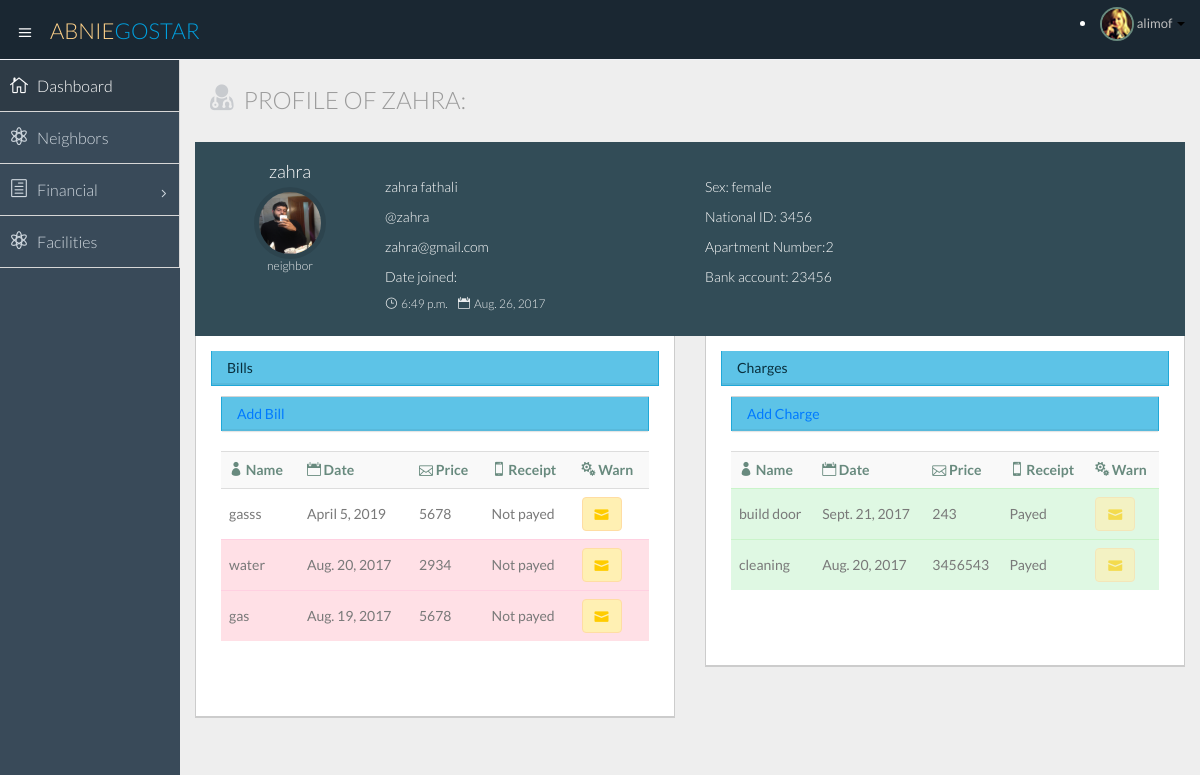
Page /home/neighbors/detailsNeighbor/zahra (signed in) on the committed database.
### polls/models.py (models this page shows)
class Neighbor(models.Model):
    user = models.ForeignKey(User, unique=True)
    national_id = models.CharField(max_length=10, primary_key=True, null=False, default='1111')
    apartment = models.ForeignKey('Apartment', on_delete=models.CASCADE, default=0, null=True)
    sex = models.CharField(max_length=5, null=True)
    type = models.CharField(max_length=30, null=True)
    bank_account = models.CharField(max_length=30, null=True)
    _bank = models.ForeignKey('Bank', on_delete=models.CASCADE, null=True)

class Bill(models.Model):
    id = models.IntegerField(primary_key=True)
    title = models.CharField(max_length=30)
    price = models.IntegerField(default=300000)
    due_date = models.DateField('charge due date')
    payed_date = models.DateField(null=True, blank=True)
    is_payed = models.BooleanField(default=False)
    _apartment = models.ForeignKey('Apartment', on_delete=models.CASCADE)

class Charge(models.Model):
    id = models.IntegerField(primary_key=True)
    title = models.CharField(max_length=30)
    price = models.IntegerField(default=300000)
    due_date = models.DateField('charge due date')
    payed_date = models.DateField(null=True, blank=True)
    is_payed = models.BooleanField(default=False)
    _apartment = models.ForeignKey('Apartment' , on_delete=models.CASCADE)

### polls/views.py (the view, shortened to what this page needs)
# urls.py: url(r'^neighbors/detailsNeighbor/([a-z]+)$', views.detailsNeighbor, name='detailsNeighbor'),
def detailsNeighbor(request, username):
    if not request.user.is_authenticated():
        return HttpResponseRedirect('/login/')
    if request.user.is_authenticated():
        user = Neighbor.objects.get(     user = User.objects.get(      username=request.user.get_username())    )
        neighbor = Neighbor.objects.get(user__username=username)
        context = {}
        context['neighbor'] = neighbor
        context['user'] = user
        context['date'] = date.today();
        if user.type == 'admin' and user.apartment.building == neighbor.apartment.building:
            allBills = Bill.objects.filter(_apartment=neighbor.apartment).order_by('-due_date')
            context['allBills'] = allBills
            allCharges = Charge.objects.filter(_apartment=neighbor.apartment).order_by('-due_date')
            context['allCharges'] = allCharges
            addBill = AddBill()
            context['addBill'] =addBill
            addCharge = AddBill()
            context['addCharge'] = addCharge
        return  render(request, 'polls/detailsNeighbor.html', context)
    return HttpResponseRedirect('../../../..')

### polls/templates/polls/detailsNeighbor.html (shortened to what this page needs)
{% extends 'polls/temp1.html' %}
{% block content %}
    <div class="col-lg-12">
					<h3 class="page-header"><i class="fa fa-user-md"></i> Profile of {{ neighbor.user.username }}:</h3>
				</div>
              <div class="row">
                <div class="col-lg-12">
                    <div class="profile-widget profile-widget-info">
                          <div class="panel-body">
                            <div class="col-lg-2 col-sm-2">
                              <h4>{{ neighbor.user.username }}</h4>
                              <div class="follow-ava">
                                  {% load static %}
                                  <img src="{% static "polls/img/mypic.jpg" %}" alt="">
                              </div>
                              <h6>{{ neighbor.type }}</h6>
                            </div>
                            <div class="col-lg-4 col-sm-4 follow-info">
                                <p>{{ neighbor.user.first_name }} {{ neighbor.user.last_name}}</p>
                                <p>@{{ neighbor.user.username }}</p>
								<p>{{ neighbor.user.email }}</p>
                                <p> Date joined:</p>
                                <h6>
                                    <span><i class="icon_clock_alt"></i>{{ neighbor.user.date_joined.time}}</span>
                                    <span><i class="icon_calendar"></i>{{ neighbor.user.date_joined.date }}</span>
                                </h6>
                            </div>
                              <div class="col-lg-4 col-sm-4 follow-info">
                                  <p>Sex: {{ neighbor.sex}}</p>
                                <p>National ID: {{ neighbor.national_id }}</p>
                                <p>Apartment Number:{{neighbor.apartment_id}}</p>
								<p>Bank account: {{ neighbor.bank_account}}</p>
                            </div>
                          </div>
                    </div>
                </div>
                  {% if user.type == 'admin'%}
      <div class="col-sm-6">
                      <section class="panel">
                      <div class="panel-body">
                        <div class="panel panel-primary">
                          <div class="panel-heading">Bills</div>
<div class="panel-content">
                         <div class="panel-group m-bot20" id="accordionAddBill">
                          <div class="panel panel-default">
                              <div class="panel-heading">
                                      <a class="accordion-toggle" data-toggle="collapse" data-parent="#accordionAddBill" href="#collapse">
                                          Add Bill
                                      </a>
                              </div>
                          </div>
                      </div>
                          <table class="table table-striped table-advance table-hover">
                           <tbody>
                              <tr>
                                 <th><i class="icon_profile"></i> Name</th>
                                 <th><i class="icon_calendar"></i> Date</th>
                                 <th><i class="icon_mail_alt"></i> Price</th>
                                 <th><i class="icon_mobile"></i> Receipt</th>
                                 <th><i class="icon_cogs"></i>  Warn</th>
                              </tr>
                            {% for bill in allBills %}
                              <tr {% if bill.is_payed == True%} class="success" {% endif %}
                                      {% if bill.is_payed == False and date > bill.due_date %} class="danger" {% endif %}>
                                 <td>{{ bill.title }}</td>
                                 <td>{{ bill.due_date }}</td>
                                 <td>{{ bill.price }}</td>
                                 <td>
                                     {%  if bill.is_payed == False%}
                                         Not payed
                                 {% endif %}
                                 </td>
                                 <td>
                                  <div class="btn-group">
                                      <a class="btn alert-warning {% if bill.is_payed == True %} disabled{% endif %}" href="{% url 'warnBill' neighbor.user bill.id  %}"><i class="icon_mail"></i> <b></b></a>
                                  </div>
                                  </td>
                              </tr>
                           {% endfor %}
                                </tbody>
                                </table>
                          </div>
                        </div>
                      </div>
                      </section>
    </div>
                      <div class="col-sm-6">
                      <section class="panel">
                      <div class="panel-body">
                        <div class="panel panel-primary">
                          <div class="panel-heading">Charges</div>
<div class="panel-content">
                         <div class="panel-group m-bot20" id="accordionAddCharge">
                          <div class="panel panel-default">
                              <div class="panel-heading">
                                      <a class="accordion-toggle" data-toggle="collapse" data-parent="#accordionAddCharge" href="#collapseCharge">
                                          Add Charge
                                      </a>
                              </div>
                          </div>
                      </div>
                          <table class="table table-striped table-advance table-hover">
                           <tbody>
                              <tr>
                                 <th><i class="icon_profile"></i> Name</th>
                                 <th><i class="icon_calendar"></i> Date</th>
                                 <th><i class="icon_mail_alt"></i> Price</th>
                                 <th><i class="icon_mobile"></i> Receipt</th>
                                 <th><i class="icon_cogs"></i> Warn</th>
                              </tr>
                            {% for charge in allCharges%}
                              <tr {% if charge.is_payed == True%} class="success" {% endif %}
                                      {% if charge.is_payed == False and date > charge.due_date %} class="danger" {% endif %}>
                                 <td>{{ charge.title }}</td>
                                 <td>{{ charge.due_date }}</td>
                                 <td>{{ charge.price }}</td>
                                 <td>
                                     {%  if charge.is_payed == True %}
                                        Payed
                                     {% endif %}
                                 </td>
                                 <td>
                                  <div class="btn-group">
                                      <a class="btn alert-warning {% if charge.is_payed == True %} disabled{% endif %}" href="{% url 'warnCharge' neighbor.user charge.id  %}"><i class="icon_mail"></i> </a>
                                  </div>
                                  </td>
                              </tr>
                           {% endfor %}
                                </tbody>
                                </table>
                          </div>
                        </div>
                      </div>
                      </section>
    </div>
              {% endif %}
              </div>
{% endblock %}

### polls/templates/polls/temp1.html (shortened to what this page needs)
<!DOCTYPE html>
<html lang="en">
<head>
</head>
<body>
    <!DOCTYPE html>
<html lang="en">
  <head>
    {% load static %}
    {% load static %}
    <link href="{% static "polls/css/bootstrap.min.css" %}" rel="stylesheet">
    {% load static %}
    <link href="{% static "polls/css/bootstrap-theme.css" %}" rel="stylesheet">
    {% load static %}
    <link href="{% static "polls/css/elegant-icons-style.css" %}" rel="stylesheet" />
    {% load static %}
    <link href="{% static "polls/css/font-awesome.min.css" %}" rel="stylesheet" />
    {% load static %}
    <link href="{% static "polls/css/style.css" %}" rel="stylesheet">
    {% load static %}
    <link href="{% static "polls/css/style-responsive.css" %}" rel="stylesheet" />
  </head>
  <body>
  <section id="container" class="">
    {% block header %}
     <header class="header dark-bg">
            <div class="toggle-nav">
                <div class="icon-reorder tooltips" data-original-title="Toggle Navigation" data-placement="bottom"><i class="icon_menu"></i></div>
            </div>
            <a href="index.html" class="logo">Abnie<span class="lite">Gostar</span></a>
            <div class="top-nav notification-row">
                    <li class="dropdown">
                        <a data-toggle="dropdown" class="dropdown-toggle" href="#">
                            <span class="profile-ava">
                                <img alt="" src="img/avatar1_small.jpg">
                            </span>
                            <span class="username">{{ user.user.first_name}}{{ owner.user.first_name}}</span>
                            <b class="caret"></b>
                        </a>
                    </li>
            </div>
      </header>
  {% endblock %}
  {% block sidebar %}
      <aside>
          <div id="sidebar"  class="nav-collapse ">
              <ul class="sidebar-menu">
                  <li class="active">
                      <a class="" href="{%  url 'index'%}">
                          <i class="icon_house_alt"></i>
                          <span>Dashboard</span>
                      </a>
                  </li>
{% if user.type != 'owner' and owner.type != 'owner' %}
				  <li>
                      <a class="" href="{%  url 'neighbors'     %}">
                          <i class="icon_genius"></i>
                          <span>Neighbors</span>
                      </a>
                  </li>
                  <li class="sub-menu">
                      <a href="javascript:;" class="">
                          <i class="icon_document_alt"></i>
                          <span>Financial</span>
                          <span class="menu-arrow arrow_carrot-right"></span>
                      </a>
                  </li>
				  <li>
                      <a class="" href="{%  url 'facilities' %}">
                          <i class="icon_genius"></i>
                          <span>Facilities</span>
                      </a>
                  </li>
                {% endif %}
              </ul>
          </div>
      {% endblock %}
      </aside>
      <section id="main-content">
          <section class="wrapper">
              {% block content %}
                                  {% load static %}
                                                      {% load static %}
                {% endblock %}
          </section>
      </section>
  </section>
    {% load static %}
    {% load static %}
    {% load static %}
    {% load static %}
    {% load static %}
    {% load static %}
  </body>
</html>
</body>
</html>

### rows in the picture
Neighbor: user.first_name "alimof"
Neighbor: user.username "ZAHRA", user.username "zahra", type "neighbor", user.first_name "zahra", user.last_name "fathali", user.email "zahra@gmail.com", user.date_joined.time "6:49 p.m.", user.date_joined "Aug. 26, 2017", sex "female", national_id "3456", apartment_id "2", bank_account "23456"
Bill: title "gasss", due_date "April 5, 2019", price "5678", is_payed "Not payed"
Bill: title "water", due_date "Aug. 20, 2017", price "2934", is_payed "Not payed"
Bill: title "gas", due_date "Aug. 19, 2017", price "5678", is_payed "Not payed"
Charge: title "build door", due_date "Sept. 21, 2017", price "243", is_payed "Payed"
Charge: title "cleaning", due_date "Aug. 20, 2017", price "3456543", is_payed "Payed"
